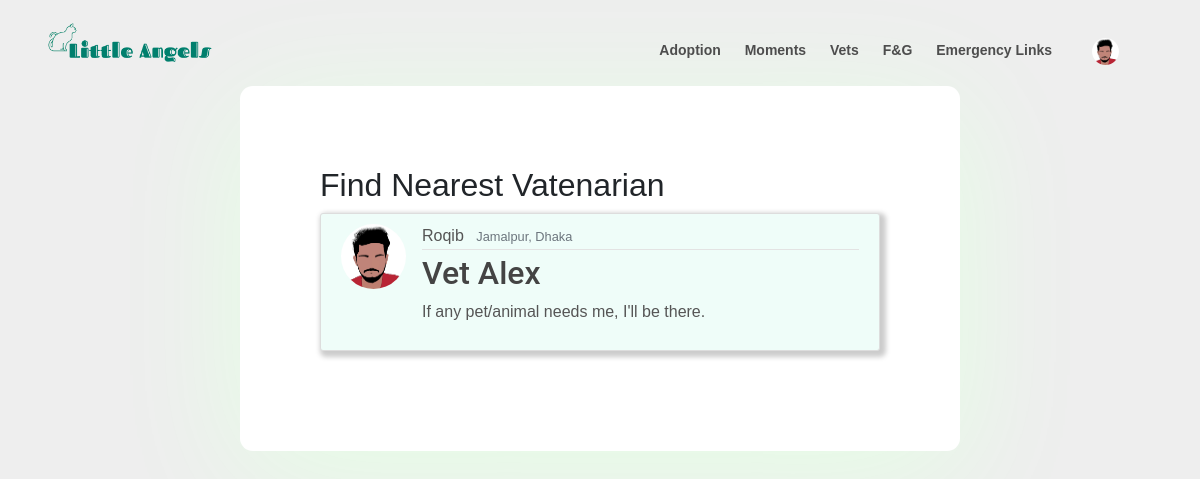
The app's page /vet/ (signed in) with its own data.
### users/models.py (models this page shows, shortened)
class Profile(models.Model):
    accTypes= [
    ('normal', 'Normal'),
    ('vet', 'Vetenarian'),
    ('shop', 'Shop Owner')
    ]
    user = models.OneToOneField(User, on_delete=models.CASCADE)
    image = models.ImageField(default='default.png',  upload_to='profile_pics')
    user_type = models.CharField(max_length=30, choices = accTypes, default='null')

### vet/models.py (models this page shows, shortened)
class Vet(models.Model):
    vet_name = models.CharField(max_length=30, default='Vet')
    institute = models.CharField(max_length=30)
    certification = models.CharField(max_length=20)
    location = models.CharField(max_length=50)
    phone = models.CharField(max_length=11)
    work_hours = models.CharField(max_length=20)
    content = models.TextField(max_length=100)
    date = models.DateTimeField(default=timezone.now)
    author = models.ForeignKey(User, on_delete=models.CASCADE)
    image = models.ImageField(blank=True, null=True, upload_to='vet_pics')
    approved = models.BooleanField(default=False)

### vet/views.py (the view)
# urls.py: path('', PostListView.as_view(), name='adoption'),
class PostListView(LoginRequiredMixin, ListView):
    model = Vet
    template_name = 'vet/vet.html'
    context_object_name = 'posts'
    ordering = ['location']
    paginate_by = 5
    def get_queryset(self):
        p = Vet.objects.filter(approved=True)
        return p.order_by('location')

### vet/templates/vet/vet.html (shortened to what this page needs)
{% extends 'home/base.html' %}
{% block content %}
<div class="boss">
    <div class="blog-post">
        <div>
            <h2>Find Nearest Vatenarian<h2>
        </div>
        {% for p in posts %}
            <article class="media content-section">
                <img class="rounded-circle article-img" width="50px" src="{{p.author.profile.image.url}}" alt="">
                <div class="media-body">
                <div class="article-metadata">
                    <a class="mr-2" href="#">{{ p.author }}</a>
                    <small class="text-muted">{{ p.location }}</small>
                </div>
                <h2><a class="article-title" href="{% url 'vet_post_detail' p.id %}">{{ p.vet_name }}</a></h2>
                <p class="article-content">{{ p.content }}</p>
                </div>
            </article>
        {%endfor %}
    </div>
</div>
{% endblock content %}

### home/templates/home/base.html (shortened to what this page needs)
{% load static %}
<!DOCTYPE html>
<html lang="en">
<head>
    <link rel="stylesheet" href="https://maxcdn.bootstrapcdn.com/bootstrap/4.0.0/css/bootstrap.min.css">
    <link rel="stylesheet" href="https://stackpath.bootstrapcdn.com/font-awesome/4.7.0/css/font-awesome.min.css">
    <link rel="stylesheet" href="https://cdnjs.cloudflare.com/ajax/libs/OwlCarousel2/2.3.4/assets/owl.carousel.min.css">
    <link rel="stylesheet" type="text/css" href="{% static 'home/main.css' %}">
    <link rel="stylesheet" type="text/css" href="{% static 'home/style-details.css' %}">
</head>
<body>
    <div class="container">
        <div class="navbar">
            <div class="logo">
                <a href="{% url 'home' %}"><img src="{% static 'home/images/logo.png' %}" padding-top="10" width="170px"></a>
            </div>
            <nav>
                <ul id="MenuItems">
                    <li class="underline"><a style="color: rgb(77, 77, 77); text-decoration: none;" href="{% url 'adoption' %}">Adoption</a>
                    </li>
                    <li class="underline"><a style="color: rgb(77, 77, 77); text-decoration: none;" href="{% url 'feed' %}">Moments</a></li>
                    <li class="underline"><a style="color: rgb(77, 77, 77); text-decoration: none;" href="{% url 'vet' %}">Vets</a></li>
                    <li class="underline"><a style="color: rgb(77, 77, 77); text-decoration: none;" href="{% url 'food' %}">F&G</a></li>
                    <li class="underline"><a style="color: rgb(77, 77, 77); text-decoration: none;" href="{% url 'emergency' %}">Emergency Links</a></li>
                    {% if user.is_authenticated %}
                            <li class="underline">
                                <a class="nav-item nav-link mt-1" style="color: lightgray" title="Profile" href="{% url 'profile' %}">
                                    <img  width="27" height="27" style="border-radius:50%"  src="{{user.profile.image.url}}" alt="">
                                </a>
                            </li>
                    {% else %}
                    <li>
                        <a class="btnn" href="{% url 'login' %}">Login</a>
                      </li>
                {% endif %}
                </ul>
            </nav>
        </div>
    </div>
    {% block content %} {% endblock %}
</body>
</html>

### home/static/home/main.css (style rules this page uses)
.content-section { background: #effdf9; padding: 10px 20px; border: 1px solid #dddddd; border-radius: 3px; margin-bottom: 20px; position: relative; margin-left: auto; margin-right: auto; box-shadow: 3px 3px 5px 3px #ccc;; }
.article-title { color: #444444; font-family: Roboto; }
.article-content { white-space: pre-line; }
.article-img { height: 65px; width: 65px; margin-right: 16px; }
.article-metadata { padding-bottom: 1px; margin-bottom: 4px; border-bottom: 1px solid #e3e3e3 }

### home/static/home/style-details.css (style rules this page uses)
* { margin: 0; padding: 0; box-sizing: border-box; }
body { font-family: Helvetica, sans-serif; width: 100%; height: 100vh; background-color: #eee; }
.navbar { display: flex; align-items: center; padding: 20px; }
nav { flex: 1; text-align: right; font-size: 14px; }
nav ul { display: inline-block; list-style-type: none; }
nav ul li { display: inline-block; margin-right: 20px; font-weight: bold; position: relative; }
a { text-decoration: none; color: #555; }
p { color: #555; }
.container { max-width: 1400px; margin: auto; padding-left: 25px; padding-right: 25px; }
.blog-post { width: 60%; max-width: 98rem; padding: 5rem; background-color: #fff; box-shadow: 0 1.4rem 8rem #e5ffe5; display: block; align-items: center; justify-content: center; border-radius: 0.8rem; margin-left: auto; margin-right: auto; margin-bottom: 15px; height: auto; }
.boss { padding-bottom: 0.1px; }

### records on screen
Vet: author.profile.image (picture), author "Roqib", location "Jamalpur, Dhaka", vet_name "Vet Alex", content "If any pet/animal needs me, I'll be there."
